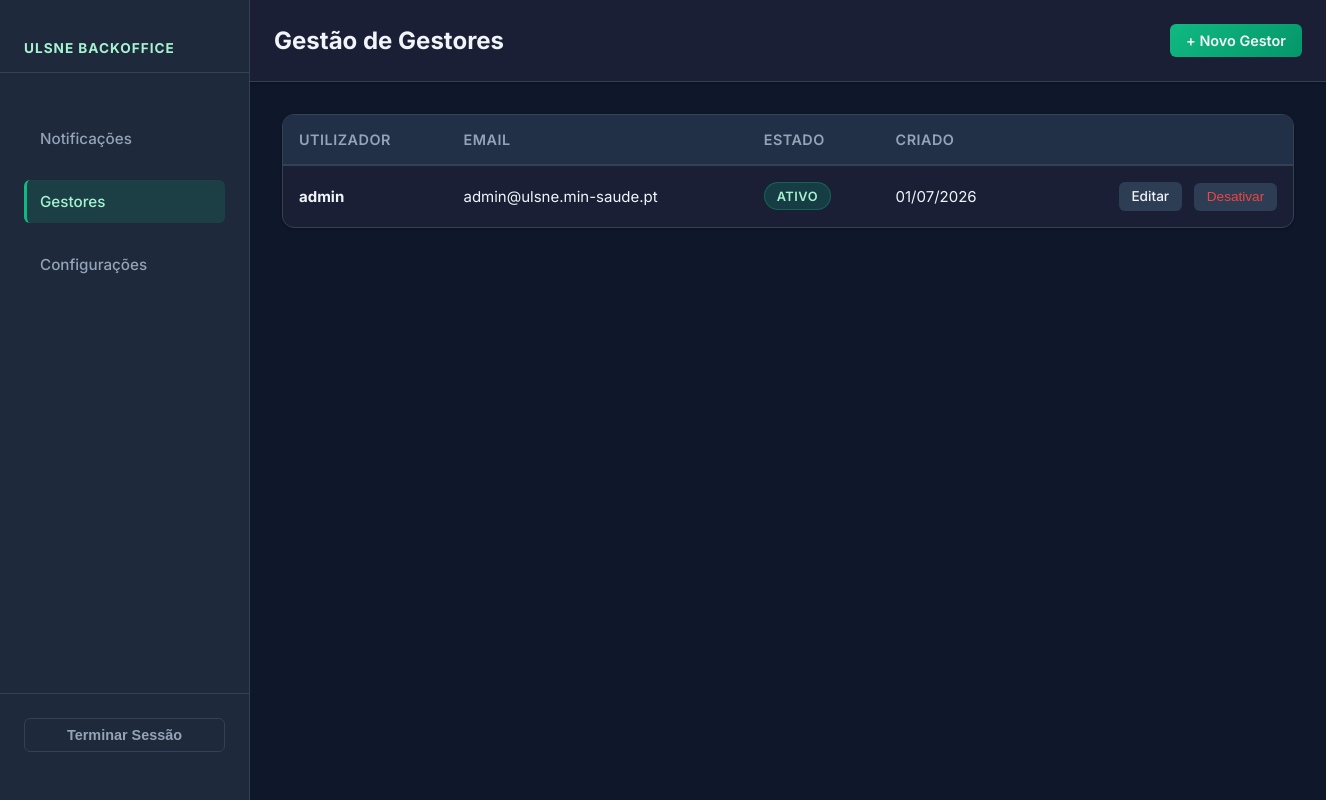
The app's page /admin/utilizadores/ (signed in) with its own data.
### app/models.py (models this page shows, shortened)
class User(UserMixin, db.Model):
    __tablename__ = 'users'
    id = db.Column(db.Integer, primary_key=True)
    username = db.Column(db.String(80), unique=True, nullable=False)
    email = db.Column(db.String(120), unique=True, nullable=False)
    password_hash = db.Column(db.String(256), nullable=False)
    is_active = db.Column(db.Boolean, default=True)
    is_manager = db.Column(db.Boolean, default=False)
    created_at = db.Column(db.DateTime, default=datetime.utcnow)

### app/routes/users.py (the view)
@bp.route('/')
@login_required
def list_users():
    users = User.query.order_by(User.created_at.desc()).all()
    return render_template('admin/users.html', users=users)

### app/__init__.py (called while the page is built)
@login_manager.user_loader
def load_user(user_id):
    return User.query.get(int(user_id))

def create_app():
    app = Flask(__name__, instance_relative_config=True)
    app.config.from_object(Config)
    db.init_app(app)
    login_manager.init_app(app)
    csrf.init_app(app)
    from .routes.public import bp as public_bp
    from .routes.auth import bp as auth_bp
    from .routes.backoffice import bp as backoffice_bp
    from .routes.users import bp as users_bp
    from .routes.settings import bp as settings_bp
    app.register_blueprint(public_bp)
    app.register_blueprint(auth_bp)
    app.register_blueprint(backoffice_bp)
    app.register_blueprint(users_bp)
    app.register_blueprint(settings_bp)
    from datetime import datetime
    @app.context_processor
    def inject_now():
        return {'now': datetime.utcnow()}
    with app.app_context():
        db.create_all()
        _seed_admin()
    return app

### app/templates/admin/users.html (shortened to what this page needs)
{% extends "admin/base_admin.html" %}
{% block topbar %}
  <h2 class="topbar-title">Gestão de Gestores</h2>
  <a href="{{ url_for('users.create_user') }}" class="btn btn-primary btn-sm">+ Novo Gestor</a>
{% endblock %}
{% block content %}
<div class="table-wrapper">
  <table class="data-table">
    <thead>
      <tr>
        <th>Utilizador</th>
        <th>Email</th>
        <th>Estado</th>
        <th>Criado</th>
        <th></th>
      </tr>
    </thead>
    <tbody>
      {% for user in users %}
      <tr>
        <td><strong>{{ user.username }}</strong></td>
        <td>{{ user.email }}</td>
        <td>
          {% if user.is_active %}
            <span class="badge badge-aberta">Ativo</span>
          {% else %}
            <span class="badge badge-encerrado">Inativo</span>
          {% endif %}
        </td>
        <td>{{ user.created_at.strftime('%d/%m/%Y') }}</td>
        <td class="col-actions">
          <a href="{{ url_for('users.edit_user', user_id=user.id) }}" class="btn-table-action">Editar</a>
          <form method="POST" action="{{ url_for('users.toggle_user', user_id=user.id) }}" style="display:inline" onsubmit="return confirm('Confirmar?')">
            <button type="submit" class="btn-table-action btn-table-{{ 'danger' if user.is_active else 'success' }}">
              {{ 'Desativar' if user.is_active else 'Ativar' }}
            </button>
          </form>
        </td>
      </tr>
      {% endfor %}
    </tbody>
  </table>
</div>
{% endblock %}

### app/static/css/admin.css (style rules this page uses)
:root { --bg: #0f172a; --sidebar: #1e293b; --sidebar-hover: #334155; --sidebar-active: #0d9488; --surface: #1a1f35; --surface-2: #223047; --surface-3: #2d3d54; --border: #334155; --text: #f1f5f9; --text-muted: #94a3b8; --text-dim: #64748b; --green: #10b981; --green-dark: #059669; --green-light: #a7f3d0; --blue: #3b82f6; --blue-dark: #1e40af; --gold: #f59e0b; --red: #ef4444; --red-dim: rgba(239, 68, 68, 0.15); --shadow: 0 1px 3px 0 rgba(0, 0, 0, 0.3); --shadow-md: 0 4px 6px -1px rgba(0, 0, 0, 0.3); --shadow-lg: 0 10px 15px -3px rgba(0, 0, 0, 0.3); --radius: 12px; --radius-sm: 6px; --sidebar-w: 250px; --font-display: 'Inter', sans-serif; --font-body: 'Inter', -apple-system, BlinkMacSystemFont, 'Segoe UI', sans-serif; --font-mono: 'SF Mono', Consolas, 'Courier New', monospace; }
* { box-sizing: border-box; margin: 0; padding: 0; }
html { color-scheme: dark; scroll-behavior: smooth; -webkit-font-smoothing: antialiased; -moz-osx-font-smoothing: grayscale; }
body { font-family: var(--font-body); font-size: 15px; color: var(--text); background: var(--bg); min-height: 100vh; }
.admin-layout { display: flex; min-height: 100vh; }
.topbar-title { font-size: 1.5rem; font-weight: 700; flex: 1; }
.table-wrapper { background: var(--surface); border: 1px solid var(--border); border-radius: var(--radius); overflow-x: auto; box-shadow: var(--shadow); }
.data-table { width: 100%; border-collapse: collapse; }
.data-table thead { background: var(--surface-2); border-bottom: 2px solid var(--border); }
.data-table th { padding: 1rem; text-align: left; font-weight: 600; font-size: 0.9rem; letter-spacing: 0.5px; text-transform: uppercase; color: var(--text-muted); }
.data-table td { padding: 1rem; border-bottom: 1px solid var(--border); }
.data-table tbody tr { transition: background 0.2s; }
.data-table tbody tr:last-child td { border-bottom: none; }
.data-table strong { color: var(--text); }
.col-actions { text-align: right; font-size: 0.9rem; }
.badge-aberta { background: rgba(16, 185, 129, 0.2); color: var(--green-light); border: 1px solid rgba(16, 185, 129, 0.4); }
.btn-table-action { padding: 0.4rem 0.8rem; background: var(--surface-3); color: var(--text); border: none; border-radius: var(--radius-sm); cursor: pointer; text-decoration: none; font-size: 0.85rem; font-weight: 500; transition: all 0.2s; display: inline-block; margin-left: 0.5rem; }
.btn-table-danger { color: var(--red); }
.btn { display: inline-flex; align-items: center; justify-content: center; gap: 0.5rem; padding: 0.75rem 1.5rem; border-radius: var(--radius-sm); font-weight: 600; font-size: 1rem; border: none; cursor: pointer; text-decoration: none; transition: all 0.2s; white-space: nowrap; }
.btn-primary { background: linear-gradient(135deg, var(--green) 0%, var(--green-dark) 100%); color: var(--white); }
.btn-sm { padding: 0.5rem 1rem; font-size: 0.9rem; }
.badge { display: inline-block; padding: 0.35rem 0.75rem; border-radius: 2rem; font-size: 0.8rem; font-weight: 600; text-transform: uppercase; letter-spacing: 0.5px; }
.badge-aberta { background: rgba(16, 185, 129, 0.2); color: var(--green-light); border: 1px solid rgba(16, 185, 129, 0.3); }

### records on screen
User: username "admin", email "admin@ulsne.min-saude.pt", shows "ATIVO", created_at "01/07/2026", is_active "Desativar"
